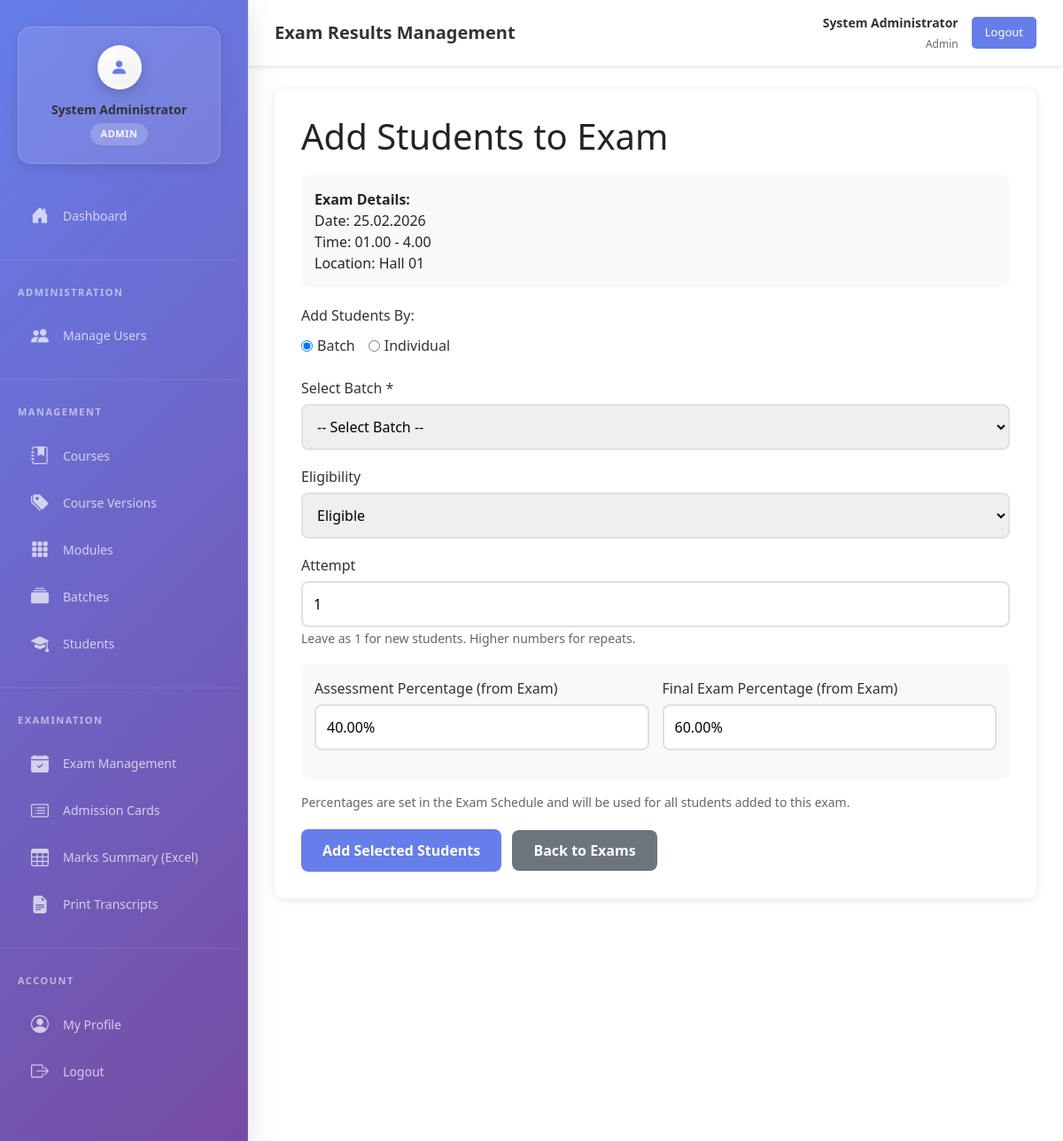
The app's page /views/index.php?action=exam_results&sub=addStudents&exam_id=7 (signed in) with its own data.
### tables this page shows
CREATE TABLE IF NOT EXISTS `exams` (
  `id` int NOT NULL AUTO_INCREMENT,
  `exam_date` date NOT NULL,
  `time_slot` varchar(50) NOT NULL,
  `course_id` int NOT NULL,
  `module_id` int NOT NULL,
  `location` varchar(100) NOT NULL,
  `created_at` timestamp NULL DEFAULT CURRENT_TIMESTAMP,
  `updated_at` timestamp NULL DEFAULT CURRENT_TIMESTAMP ON UPDATE CURRENT_TIMESTAMP,
  `assessment_percentage` decimal(5,2) DEFAULT '0.00',
  `final_exam_percentage` decimal(5,2) DEFAULT '0.00',
  `resulted_status` varchar(20) NOT NULL DEFAULT 'pending',
  PRIMARY KEY (`id`),
  KEY `module_id` (`module_id`),
  KEY `idx_exam_date` (`exam_date`),
  KEY `idx_course` (`course_id`)
);

### models/Exam.php (called while the page is built, shortened)
<?php
require_once __DIR__ . '/../config/database.php';
class Exam {
    private $conn;
    private $table = "exams";
    public function __construct() {
        $database = new Database();
        $this->conn = $database->getDbConnection();
    }
    public function getById($id) {
        $query = "SELECT id, exam_date, time_slot, course_id, module_id, location, assessment_percentage, final_exam_percentage, resulted_status
                  FROM {$this->table}
                  WHERE id = :id LIMIT 1";
        $stmt = $this->conn->prepare($query);
        $stmt->bindParam(':id', $id);
        $stmt->execute();
        if ($stmt->rowCount() > 0) {
            $row = $stmt->fetch(PDO::FETCH_ASSOC);
            $this->id = $row['id'];
            $this->exam_date = $row['exam_date'];
            $this->time_slot = $row['time_slot'];
            $this->location = $row['location'];
            $this->assessment_percentage = $row['assessment_percentage'] ?? 0;
            $this->final_exam_percentage = $row['final_exam_percentage'] ?? 0;
            return true;
        }
        return false;
    }
}
?>

### config/database.php (called while the page is built, shortened)
<?php
class Database {
    private $host = "localhost";
    private $db_name = "exam_management";
    private $username = "root";
    private $password = "1234";
    public function getDbConnection() {
        $this->conn = null;
        try {
            $this->conn = new PDO(
                "mysql:host=" . $this->host . ";dbname=" . $this->db_name . ";charset=utf8mb4",
                $this->username,
                $this->password
            );
            $this->conn->setAttribute(PDO::ATTR_ERRMODE, PDO::ERRMODE_EXCEPTION);
        } catch(PDOException $e) {
            error_log("Database Connection Error: " . $e->getMessage());
            return null;
        }
        return $this->conn;
    }
}
?>

### views/exam_results/add_students.php (the view, shortened to what this page needs)
<?php require_once __DIR__ . '/../includes/sidebar.php'; ?>
<?php require_once __DIR__ . '/../includes/header.php'; ?>
<div class="main-content">
    <div class="form-container">
        <h1 style="margin-bottom: 20px;">Add Students to Exam</h1>
        <div class="info-box">
            <strong>Exam Details:</strong><br>
            Date: <?php echo date('d.m.Y', strtotime($exam->exam_date)); ?><br>
            Time: <?php echo htmlspecialchars($exam->time_slot); ?><br>
            Location: <?php echo htmlspecialchars($exam->location); ?>
        </div>
        <form method="POST" action="index.php?action=exam_results&sub=addStudents&exam_id=<?php echo $exam->id; ?>" id="addStudentsForm">
            <div class="form-group">
                <label>Add Students By:</label>
                <div style="display:flex; gap:15px; margin-top:10px;">
                    <label style="display:flex; align-items:center; gap:5px;">
                        <input type="radio" name="add_method" value="batch" checked onchange="toggleMethod()">
                        <span>Batch</span>
                    </label>
                    <label style="display:flex; align-items:center; gap:5px;">
                        <input type="radio" name="add_method" value="individual" onchange="toggleMethod()">
                        <span>Individual</span>
                    </label>
                </div>
            </div>
            <div id="batch-section">
                <div class="form-group">
                    <label for="batch_id">Select Batch *</label>
                    <select id="batch_id" name="batch_id" onchange="loadBatchStudents()">
                        <option value="">-- Select Batch --</option>
                    </select>
                </div>
            </div>
            <div class="form-group">
                <label for="eligibility">Eligibility</label>
                <select id="eligibility" name="eligibility">
                    <option value="eligible">Eligible</option>
                </select>
            </div>
            <div class="form-group">
                <label for="attempt">Attempt</label>
                <input type="number" id="attempt" name="attempt" value="1" min="1" max="5">
                <small style="color:#666;">Leave as 1 for new students. Higher numbers for repeats.</small>
            </div>
            <div style="display:flex; gap:15px; background:#f8f9fa; padding:15px; border-radius:8px; margin-bottom:15px;">
                <div class="form-group" style="flex:1;">
                    <label>Assessment Percentage (from Exam)</label>
                    <input type="text" value="<?php echo htmlspecialchars($exam->assessment_percentage ?? 0); ?>%" readonly
                           style="background:#fff; cursor:not-allowed;">
                </div>
                <div class="form-group" style="flex:1;">
                    <label>Final Exam Percentage (from Exam)</label>
                    <input type="text" value="<?php echo htmlspecialchars($exam->final_exam_percentage ?? 0); ?>%" readonly
                           style="background:#fff; cursor:not-allowed;">
                </div>
            </div>
            <small style="color: #666; display: block; margin-bottom: 15px;">Percentages are set in the Exam Schedule and will be used for all students added to this exam.</small>
            <div style="margin-top: 20px;">
                <button type="submit" class="btn-submit">Add Selected Students</button>
                <a href="index.php?action=exam_results&filter_exam=<?php echo $exam->id; ?>" class="btn-cancel">Back to Exams</a>
            </div>
        </form>
    </div>
</div>

### views/includes/sidebar.php (style rules this page uses)
* { box-sizing: border-box; }
:root { --sidebar-bg: linear-gradient(135deg, #667eea 0%, #764ba2 50%, #667eea 100%); --sidebar-width: 280px; --sidebar-shadow: 0 8px 32px rgba(0, 0, 0, 0.12); --menu-item-hover: rgba(255, 255, 255, 0.15); --menu-item-active: rgba(255, 255, 255, 0.25); --text-primary: rgba(255, 255, 255, 0.95); --text-secondary: rgba(255, 255, 255, 0.7); }
html, body { height: 100%; height: 100vh; height: 100dvh; margin: 0; padding: 0; overflow-x: hidden; overflow-y: auto; }

### views/exam_results/add_students.php (style rules this page uses)
.main-content { margin-left:280px; margin-top:70px; padding:30px; background:white; min-height:calc(100vh - 70px); overflow:auto; }
.form-container { max-width:900px; background:white; padding:30px; border-radius:10px; box-shadow:0 2px 10px rgba(0,0,0,0.1); }
.form-group { margin-bottom:18px; }
.form-group label { display:block; margin-bottom:6px; color:#333; font-weight:500; }
.form-group input, .form-group select { width:100%; padding:12px; border:2px solid #e0e0e0; border-radius:8px; }
.btn-submit { padding:12px 24px; background:#667eea; color:white; border:none; border-radius:8px; font-weight:600; cursor:pointer; }
.btn-cancel { padding:12px 24px; background:#6c757d; color:white; text-decoration:none; border-radius:8px; font-weight:600; margin-left:8px; }
.info-box { background:#f8f9fa; padding:15px; border-radius:8px; margin-bottom:20px; }

### records on screen
exams: exam_date "25.02.2026", time_slot "01.00 - 4.00", location "Hall 01", assessment_percentage "40.00%", final_exam_percentage "60.00%"

### other values on screen
$user_name "System Administrator"
$user_role "ADMIN"
$page_titles[$current_action] "Exam Results Management"
$_SESSION['full_name'] "System Administrator"
$_SESSION['role'] "Admin"
